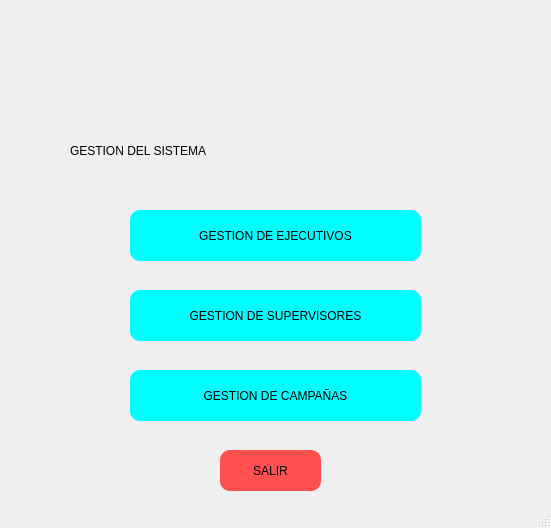
<?xml version="1.0" encoding="UTF-8"?>
<ui version="4.0">
 <class>MainWindow</class>
 <widget class="QMainWindow" name="MainWindow">
  <property name="geometry">
   <rect>
    <x>0</x>
    <y>0</y>
    <width>551</width>
    <height>528</height>
   </rect>
  </property>
  <property name="windowTitle">
   <string>MainWindow</string>
  </property>
  <property name="styleSheet">
   <string notr="true">QPushButton {background-color: rgb(0, 255, 255);
font: 14pt &quot;Arial&quot;;
border-radius: 10px;
border-width: 2px;
hover: rgb(212, 255, 252)
}

QPushButton:hover {
background-color: rgb(100, 255, 255);
}

QPushButton:pressed {
background-color: rgb(27, 198, 186)
}

QLabel{
font: 14pt &quot;Arial&quot;;
}

#close_config {background-color: rgb(255, 80, 80);
font: 14pt &quot;Arial&quot;;
border-radius: 10px;
border-width: 2px;
hover: rgb(212, 255, 252)
}

#close_config:hover {
background-color: rgb(255, 136, 136);
}

#close_config:pressed {
background-color: rgb(186, 3, 3)
}

#welcome_label_analista_calidad{
font: 18pt &quot;Arial&quot;;
}
</string>
  </property>
  <widget class="QWidget" name="centralwidget">
   <widget class="QLabel" name="logo">
    <property name="geometry">
     <rect>
      <x>160</x>
      <y>20</y>
      <width>251</width>
      <height>91</height>
     </rect>
    </property>
    <property name="text">
     <string/>
    </property>
    <property name="pixmap">
     <pixmap>../../media/imagenes/logo.jpg</pixmap>
    </property>
   </widget>
   <widget class="QLabel" name="titleLabel">
    <property name="geometry">
     <rect>
      <x>70</x>
      <y>130</y>
      <width>421</width>
      <height>41</height>
     </rect>
    </property>
    <property name="styleSheet">
     <string notr="true">font: 87 24pt &quot;Arial Black&quot;;</string>
    </property>
    <property name="text">
     <string>GESTION DEL SISTEMA</string>
    </property>
   </widget>
   <widget class="QPushButton" name="usersManageButton">
    <property name="geometry">
     <rect>
      <x>130</x>
      <y>210</y>
      <width>291</width>
      <height>51</height>
     </rect>
    </property>
    <property name="text">
     <string>GESTION DE EJECUTIVOS</string>
    </property>
   </widget>
   <widget class="QPushButton" name="campainsManageButton">
    <property name="geometry">
     <rect>
      <x>130</x>
      <y>370</y>
      <width>291</width>
      <height>51</height>
     </rect>
    </property>
    <property name="text">
     <string>GESTION DE CAMPAÑAS</string>
    </property>
   </widget>
   <widget class="QPushButton" name="superManageButton">
    <property name="geometry">
     <rect>
      <x>130</x>
      <y>290</y>
      <width>291</width>
      <height>51</height>
     </rect>
    </property>
    <property name="text">
     <string>GESTION DE SUPERVISORES</string>
    </property>
   </widget>
   <widget class="QPushButton" name="close_config">
    <property name="geometry">
     <rect>
      <x>220</x>
      <y>450</y>
      <width>101</width>
      <height>41</height>
     </rect>
    </property>
    <property name="text">
     <string>SALIR</string>
    </property>
   </widget>
  </widget>
  <widget class="QStatusBar" name="statusbar"/>
 </widget>
 <resources/>
 <connections/>
</ui>
